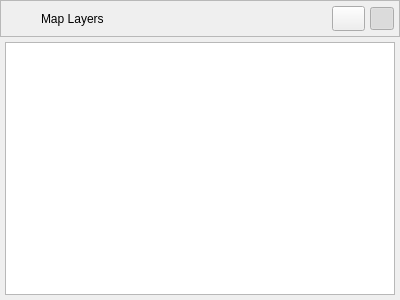
<?xml version="1.0" encoding="UTF-8"?>
<!--
 Generated by Qt.

 Copyright (C) Sapura Secured Technologies, 2016-2024. All Rights Reserved.

 @file
 @version $Id: GisLayerList.ui 1833 2024-03-25 07:55:22Z hazim.rujhan $
-->
<ui version="4.0">
 <class>GisLayerList</class>
 <widget class="QWidget" name="GisLayerList">
  <property name="geometry">
   <rect>
    <x>0</x>
    <y>0</y>
    <width>400</width>
    <height>300</height>
   </rect>
  </property>
  <layout class="QVBoxLayout" name="verticalLayout">
   <property name="spacing">
    <number>0</number>
   </property>
   <property name="leftMargin">
    <number>0</number>
   </property>
   <property name="topMargin">
    <number>0</number>
   </property>
   <property name="rightMargin">
    <number>0</number>
   </property>
   <property name="bottomMargin">
    <number>0</number>
   </property>
   <item>
    <widget class="QFrame" name="layersTitleFrame">
     <property name="maximumSize">
      <size>
       <width>16777215</width>
       <height>37</height>
      </size>
     </property>
     <property name="frameShape">
      <enum>QFrame::StyledPanel</enum>
     </property>
     <property name="frameShadow">
      <enum>QFrame::Raised</enum>
     </property>
     <layout class="QHBoxLayout" name="mapLayersHLayout">
      <property name="spacing">
       <number>5</number>
      </property>
      <property name="leftMargin">
       <number>5</number>
      </property>
      <property name="topMargin">
       <number>5</number>
      </property>
      <property name="rightMargin">
       <number>5</number>
      </property>
      <property name="bottomMargin">
       <number>5</number>
      </property>
      <item>
       <widget class="QLabel" name="mapLayersIconLbl">
        <property name="maximumSize">
         <size>
          <width>30</width>
          <height>30</height>
         </size>
        </property>
        <property name="text">
         <string/>
        </property>
        <property name="pixmap">
         <pixmap resource="Resources.qrc">:/Images/images/icon_mapLayers.png</pixmap>
        </property>
        <property name="scaledContents">
         <bool>true</bool>
        </property>
       </widget>
      </item>
      <item>
       <widget class="QLabel" name="mapLayersLbl">
        <property name="text">
         <string>Map Layers</string>
        </property>
       </widget>
      </item>
      <item>
       <widget class="QToolButton" name="floatButton">
        <property name="toolTip">
         <string>Float</string>
        </property>
        <property name="icon">
         <iconset resource="Resources.qrc">
          <normaloff>:/Images/images/icon_float_up.png</normaloff>
          <normalon>:/Images/images/icon_float_down.png</normalon>
          :/Images/images/icon_float_up.png</iconset>
        </property>
        <property name="iconSize">
         <size>
          <width>25</width>
          <height>25</height>
         </size>
        </property>
        <property name="checkable">
         <bool>true</bool>
        </property>
       </widget>
      </item>
      <item>
       <widget class="QToolButton" name="toggleBtn">
        <property name="icon">
         <iconset resource="Resources.qrc">
          <normaloff>:/Images/images/icon_downward.png</normaloff>
          <normalon>:/Images/images/icon_upward.png</normalon>:/Images/images/icon_downward.png</iconset>
        </property>
        <property name="checkable">
         <bool>true</bool>
        </property>
        <property name="checked">
         <bool>true</bool>
        </property>
        <property name="autoRaise">
         <bool>true</bool>
        </property>
       </widget>
      </item>
     </layout>
    </widget>
   </item>
   <item>
    <widget class="QFrame" name="layerListFrame">
     <property name="maximumSize">
      <size>
       <width>16777215</width>
       <height>16777215</height>
      </size>
     </property>
     <property name="frameShape">
      <enum>QFrame::NoFrame</enum>
     </property>
     <property name="frameShadow">
      <enum>QFrame::Raised</enum>
     </property>
     <layout class="QVBoxLayout" name="verticalLayout_19">
      <property name="spacing">
       <number>0</number>
      </property>
      <property name="leftMargin">
       <number>5</number>
      </property>
      <property name="topMargin">
       <number>5</number>
      </property>
      <property name="rightMargin">
       <number>5</number>
      </property>
      <property name="bottomMargin">
       <number>5</number>
      </property>
      <item>
       <widget class="QTreeView" name="treeView"/>
      </item>
     </layout>
    </widget>
   </item>
  </layout>
 </widget>
 <resources>
  <include location="Resources.qrc"/>
 </resources>
 <connections/>
</ui>
